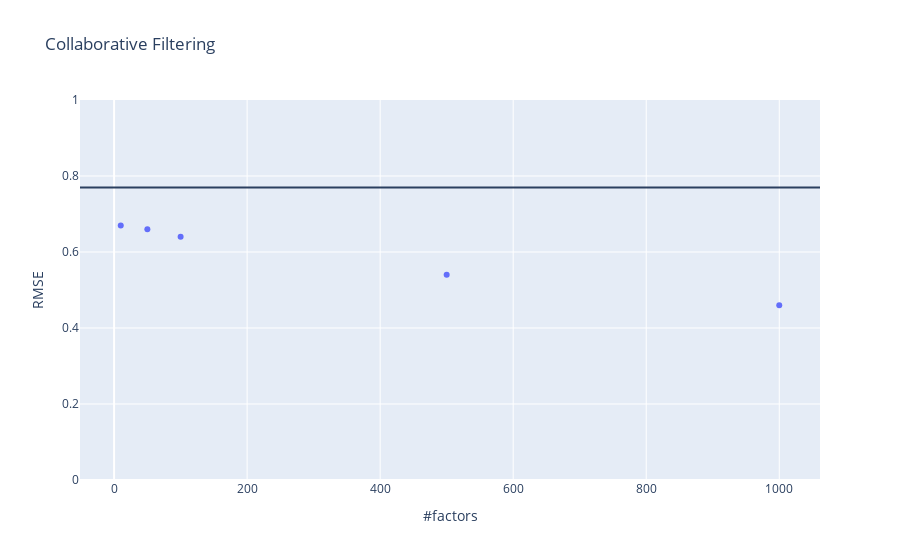

The notebook cell this image was saved under:
### Code cell
import plotly.express as px
x = np.array([10, 50, 100, 500, 1000])
y = np.array([0.67, 0.66, 0.64, 0.54, 0.46])
df = pd.DataFrame(np.array([x,y]).T, columns=['#factors', 'RMSE'])

fig = px.scatter(df, x='#factors', y='RMSE', title="Collaborative Filtering", range_y=[0,1])
fig.add_hline(y=0.77)

### Figure 1 — Plotly figure (JSON) as saved in the notebook; plotly's stock layout.template omitted (floating-point values rounded to 4 significant figures)
{"data": [{"hovertemplate": "#factors=%{x}<br>RMSE=%{y}<extra></extra>", "legendgroup": "", "marker": {"color": "#636efa", "symbol": "circle"}, "mode": "markers", "name": "", "orientation": "v", "showlegend": false, "type": "scatter", "x": [10, 50, 100, 500, 1000], "xaxis": "x", "y": [0.67, 0.66, 0.64, 0.54, 0.46], "yaxis": "y"}], "layout": {"legend": {"tracegroupgap": 0}, "shapes": [{"type": "line", "x0": 0, "x1": 1, "xref": "x domain", "y0": 0.77, "y1": 0.77, "yref": "y"}], "title": {"text": "Collaborative Filtering"}, "xaxis": {"anchor": "y", "domain": [0, 1], "title": {"text": "#factors"}}, "yaxis": {"anchor": "x", "domain": [0, 1], "range": [0, 1], "title": {"text": "RMSE"}}}}
